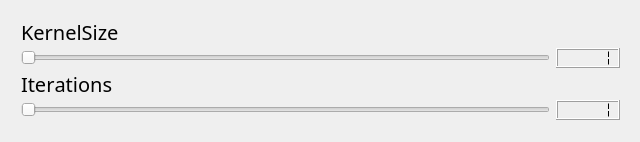
<?xml version="1.0" encoding="UTF-8"?>
<ui version="4.0">
 <class>TopHatDialog</class>
 <widget class="QDialog" name="TopHatDialog">
  <property name="geometry">
   <rect>
    <x>0</x>
    <y>0</y>
    <width>640</width>
    <height>142</height>
   </rect>
  </property>
  <property name="windowTitle">
   <string>TopHatDialog</string>
  </property>
  <widget class="QWidget" name="layoutWidget">
   <property name="geometry">
    <rect>
     <x>10</x>
     <y>10</y>
     <width>621</width>
     <height>121</height>
    </rect>
   </property>
   <layout class="QVBoxLayout" name="verticalLayout">
    <item>
     <widget class="QLabel" name="label">
      <property name="font">
       <font>
        <family>Replica-Bold</family>
        <pointsize>15</pointsize>
        <kerning>false</kerning>
       </font>
      </property>
      <property name="text">
       <string>KernelSize</string>
      </property>
     </widget>
    </item>
    <item>
     <layout class="QHBoxLayout" name="horizontalLayout_2">
      <item>
       <widget class="QSlider" name="kernelSizeSlider">
        <property name="minimum">
         <number>1</number>
        </property>
        <property name="orientation">
         <enum>Qt::Horizontal</enum>
        </property>
       </widget>
      </item>
      <item>
       <widget class="QLCDNumber" name="kernelSizeNumber">
        <property name="segmentStyle">
         <enum>QLCDNumber::Flat</enum>
        </property>
        <property name="value" stdset="0">
         <double>1.000000000000000</double>
        </property>
       </widget>
      </item>
     </layout>
    </item>
    <item>
     <widget class="QLabel" name="label_2">
      <property name="font">
       <font>
        <family>Replica-Bold</family>
        <pointsize>15</pointsize>
        <kerning>false</kerning>
       </font>
      </property>
      <property name="text">
       <string>Iterations</string>
      </property>
     </widget>
    </item>
    <item>
     <layout class="QHBoxLayout" name="horizontalLayout">
      <item>
       <widget class="QSlider" name="iterationsSlider">
        <property name="minimum">
         <number>1</number>
        </property>
        <property name="orientation">
         <enum>Qt::Horizontal</enum>
        </property>
       </widget>
      </item>
      <item>
       <widget class="QLCDNumber" name="iterationsNumber">
        <property name="segmentStyle">
         <enum>QLCDNumber::Flat</enum>
        </property>
        <property name="value" stdset="0">
         <double>1.000000000000000</double>
        </property>
       </widget>
      </item>
     </layout>
    </item>
   </layout>
  </widget>
 </widget>
 <layoutdefault spacing="6" margin="11"/>
 <resources/>
 <connections>
  <connection>
   <sender>iterationsSlider</sender>
   <signal>valueChanged(int)</signal>
   <receiver>iterationsNumber</receiver>
   <slot>display(int)</slot>
   <hints>
    <hint type="sourcelabel">
     <x>119</x>
     <y>170</y>
    </hint>
    <hint type="destinationlabel">
     <x>281</x>
     <y>171</y>
    </hint>
   </hints>
  </connection>
  <connection>
   <sender>kernelSizeSlider</sender>
   <signal>valueChanged(int)</signal>
   <receiver>kernelSizeNumber</receiver>
   <slot>display(int)</slot>
   <hints>
    <hint type="sourcelabel">
     <x>99</x>
     <y>60</y>
    </hint>
    <hint type="destinationlabel">
     <x>261</x>
     <y>61</y>
    </hint>
   </hints>
  </connection>
 </connections>
</ui>
